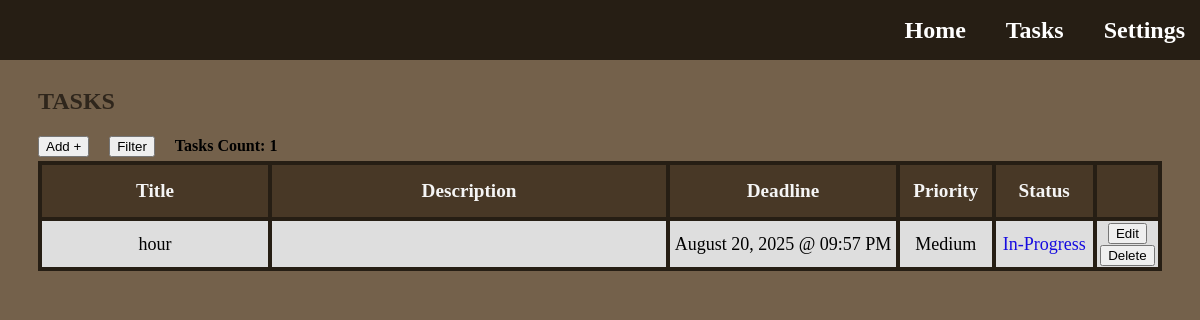
The page /tasks (signed in) on the database its author committed.
### app.py (models this page shows)
class Task(db.Model):
    id = db.Column(db.Integer, primary_key=True)
    title = db.Column(db.String(128), nullable=False)
    description = db.Column(db.Text, nullable=True)
    priority = db.Column(db.String(50), nullable=False)
    deadline = db.Column(db.DateTime, nullable=True)
    status = db.Column(db.String(50), nullable=False, default='In-Progress')
    set_today_reminder = db.Column(db.Boolean, nullable=False, default=True)
    set_tomorrow_reminder = db.Column(db.Boolean, nullable=False, default=True)
    user_id = db.Column(db.Integer, db.ForeignKey('user.id'), nullable=False)
    user = db.relationship('User', backref=db.backref('tasks', lazy=True))

### app.py (the view, shortened to what this page needs)
@app.route('/tasks')
def tasks():
    user_id = session['user_id']
    sort_title = session.get('sort_title')
    sort_type = session.get('sort_type')
    filter_priorities = session.get('filter_priorities', [])
    filter_status = session.get('filter_status', [])
    filter_months = session.get('filter_months', [])
    filter_year = session.get('filter_year', None)
    filter_day = session.get('filter_day', None)
    priority_order_descending = case(
        (Task.priority == 'High', 1),
        (Task.priority == 'Medium', 2),
        (Task.priority == 'Low', 3),
    )
    priority_order_ascending = case(
        (Task.priority == 'Low', 1),
        (Task.priority == 'Medium', 2),
        (Task.priority == 'High', 3),
    )
    status_order_complete = case(
        (Task.status == 'Complete', 1),
        (Task.status == 'In-Progress', 2)
    )
    status_order_in_progress = case(
        (Task.status == 'In-Progress', 1),
        (Task.status == 'Complete', 2)
    )
    query = Task.query.filter_by(user_id=user_id)
    if filter_priorities: # Only true if not empty
        query = query.filter(Task.priority.in_(filter_priorities)) # Filter by checked priorities within given priority list
    if filter_status:
        query = query.filter(Task.status.in_(filter_status)) # Filter by checked status within given status list
    if filter_months:
        query = query.filter(extract('month', Task.deadline).in_(filter_months)) # Filter by checked months within given months list; extract(...) - returns month number from Task columns and matches to filter months list
    if filter_year:
        query = query.filter(extract('year', Task.deadline) == filter_year) # Filter by typed year; extracts year from deadline column in database
    if filter_day:
        query = query.filter(extract('day', Task.deadline) == filter_day) # Filter by typed day; extracts day from deadline column in database
    user_tasks = query.all()  # Get all tasks for this user according to the id, default order is by date task was created from earliest to latest
    user_tasks_count = query.count() # Gets the total count of tasks of the user
    return render_template('tasks.html', tasks=user_tasks, count=user_tasks_count, sort_title=sort_title, sort_type=sort_type, filter_priorities=filter_priorities, filter_status=filter_status, filter_months=filter_months, filter_year=filter_year, filter_day=filter_day)

### templates/tasks.html (shortened to what this page needs)
{% extends "base.html" %}
{% block content %}
  <h1 class="title-page">Tasks</h1>
  <div class="task-features">
    <button href="#" type="button" class="add-button" onclick="openPopup('add-task')">Add +</button>
    <button type="button" class="filter-sort-button" onclick="openPopup('filter-sort-task')">Filter</button>
    <h4>Tasks Count: {{ count }} </h2>
  </div>
  <section class="tasks-section">
      <table class="tasks-table">
        <thead class="table-header">
          <tr>
              <th class="task-title">Title</th>
              <th class="task-description">Description</th>
              <th class="task-deadline">Deadline</th>
              <th class="task-priority">Priority</th>
              <th class="task-status">Status</th>
              <th class="task-options"></th>
          </tr>
        </thead>
        <tbody id="task-body">
          {% for task in tasks %}
          <tr id="task-row">
            <td>{{ task.title }}</td>
            <td>{{ task.description }}</td>
            <td>{{ task.deadline.strftime('%B %d, %Y @ %I:%M %p')  }}</td>
            <td>{{ task.priority }}</td>
            <td class="task-status-data">
              <a href="{{ url_for('change_task_status', task_id=task.id)}}"
              class="task-status {{ task.status | lower | replace(' ', '-') }}">
                {{ task.status }}
              </a>
            </td>
            <td>
              <a>
                <button type="button" class="edit-button" onclick="openEditPopup(this, 'edit-task')"
                  data-id="{{ task.id }}"
                  data-title="{{ task.title }}"
                  data-description="{{ task.description }}"
                  data-priority="{{ task.priority }}"
                  data-deadline="{{ task.deadline.strftime('%B %d %Y @ %I:%M %p')  }}"
                  >
                  Edit
                </button>
              </a>
              <a href="{{ url_for('delete_task', task_id=task.id)}}">
                <button type="button" class="delete-button">Delete</button>
              </a>
            </td>
          </tr>
          {% else %}
          <tr>
            <td colspan="6">No tasks available.</td>
          </tr>
          {% endfor %}
        </tbody>
      </table>
  </section>
{% endblock %}

### templates/base.html (shortened to what this page needs)
<!DOCTYPE html>
<html lang="en">
<head>
    <link rel="stylesheet" href="{{ url_for('static', filename='style.css') }}">
</head>
<body class="homepage">
    <header class="navbar">
        <nav class="navbar-links">
            <a href="{{ url_for('home') }}">Home</a>
            <a href="{{ url_for('tasks') }}">Tasks</a>
            <a href="{{ url_for('settings') }}">Settings</a>
        </nav>
    </header>
    <main>
        {% block content %}{% endblock %}
    </main>
</body>
</html>

### static/style.css (style rules this page uses)
html, body { min-width: 800px; overflow-x: auto; }
.title-page { margin-top: 80px; margin-left: 30px; font-size: x-large; font-weight: bolder; text-transform: uppercase; font-family: 'Lucida Handwriting'; color: #2f261c; }
.homepage { background-color: #74614b; }
.navbar { background-color: #261e14; position: fixed; top: 0; left: 0; width: 100%; height: 60px; padding-left: 5px; display: flex; justify-content: flex-end; align-items: center; z-index: 1000; }
.navbar-links { display: flex; gap: 20px; }
.navbar-links a { font-family: 'Lucida Handwriting'; color: white; margin-right: 20px; font-weight: bold; font-size: 24px; text-decoration: none; }
.tasks-section { margin-left: 30px; margin-right: 30px; display: flex; justify-content: center; }
.tasks-table { border-collapse: collapse; width: 100%; height: 50%; table-layout: fixed; }
.tasks-table th, .tasks-table td { border: 4px solid #261e14; color: black; font-size: large; text-align: center; background: rgb(222, 222, 222); }
.tasks-table th { color: whitesmoke; font-weight: bolder; font-size: larger; height: 50px; background-color: #483826; }
.task-title { width: 20%; }
.task-description { white-space: normal; word-break: break-word; max-width: 400px; width: 35%; }
.task-deadline { width: 20%; }
.task-priority { width: 8%; }
.task-status { width: 8.5%; }
.task-options { width: 8.5; }
.task-status-data { text-decoration: none; color: white }
.task-status.in-progress { color: rgb(22, 11, 224); text-decoration: none; }
.task-features { margin-left: 30px; margin-right: 30px; height: 30px; display: flex; justify-content: flex-start; align-items: center; gap: 20px; }
.add-button { color: black; text-decoration: none; }

### rows shown on the page
Task: title "hour", deadline "August 20, 2025 @ 09:57 PM", priority "Medium", status "In-Progress"

### other values the page prints
{{ count }} "1"
